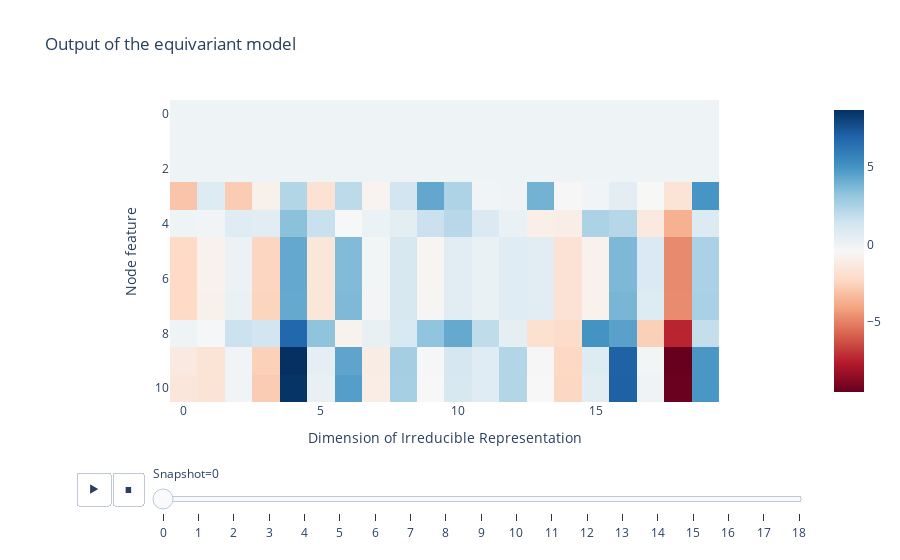

Source (notebook cell):
### Markdown cell above
## Simple model

For each node and global attribute, generate the following model:

- Take the tensor product between the features of the reactants and products
- Parameterise the weights of these tensor products by the bond lengths of the _interpolated_ transition state structure

$$
f_{\mathrm{output}} = \frac{1}{\mathrm{norm}} f_{i} \otimes h\left (||x_{ij}|| \right ) f_j
$$

### Code cell
irreps_in = o3.Irreps(f"{dataset[0].irreps_node_features.dim}x0e")
irreps_out = o3.Irreps("20x0e") 

rot = o3.rand_matrix()
D_in = irreps_in.D_from_matrix(rot)
D_out = irreps_out.D_from_matrix(rot)
D_out = D_out.detach().numpy()

conv = EquivariantConv(
    irreps_in=irreps_in,
    irreps_out=irreps_out,
    hidden_layers=64,
    num_basis=10,
    max_radius=4.0,
)
equivart_output_model = []
equivart_rotated_output_model = []

for idx, data in enumerate(loader):
    output = conv(
        data.x,
        data.x_final_state,
        data.edge_index_interpolated_TS,
        data.pos_interpolated_TS,
    )
    equivart_output_model.append(output.detach().numpy())
    rotated_output = conv(
        data.x @ D_in.T,
        data.x_final_state @ D_in.T,
        data.edge_index_interpolated_TS,
        data.pos_interpolated_TS @ rot.T,
    )
    equivart_rotated_output_model.append(rotated_output.detach().numpy())

equivart_output_model = np.array(equivart_output_model)
equivart_rotated_output_model = np.array(equivart_rotated_output_model)

# Plot the output of the equivariant model
fig = px.imshow(
    equivart_output_model,
    animation_frame=0,
    color_continuous_scale='RdBu',
    title='Output of the equivariant model',
    labels={'x': 'Dimension of Irreducible Representation', 'y': 'Node feature', 'animation_frame': 'Snapshot'},
)
fig.show()

### Figure 1 — Plotly figure (JSON) as saved in the notebook; plotly's stock layout.template omitted (floating-point values rounded to 4 significant figures; data arrays with more than 128 entries replaced by an {"elided": "..."} marker saying what was removed)
{"data": [{"coloraxis": "coloraxis", "hovertemplate": "Dimension of Irreducible Representation: %{x}<br>Node feature: %{y}<br>color: %{z}<extra></extra>", "name": "0", "type": "heatmap", "xaxis": "x", "yaxis": "y", "z": {"elided": "11x20 float values"}}], "layout": {"coloraxis": {"colorscale": [[0, "rgb(103,0,31)"], [0.1, "rgb(178,24,43)"], [0.2, "rgb(214,96,77)"], [0.3, "rgb(244,165,130)"], [0.4, "rgb(253,219,199)"], [0.5, "rgb(247,247,247)"], [0.6, "rgb(209,229,240)"], [0.7, "rgb(146,197,222)"], [0.8, "rgb(67,147,195)"], [0.9, "rgb(33,102,172)"], [1, "rgb(5,48,97)"]]}, "sliders": [{"active": 0, "currentvalue": {"prefix": "Snapshot="}, "len": 0.9, "pad": {"b": 10, "t": 60}, "steps": [{"args": [["0"], {"frame": {"duration": 0, "redraw": true}, "fromcurrent": true, "mode": "immediate", "transition": {"duration": 0, "easing": "linear"}}], "label": "0", "method": "animate"}, {"args": [["1"], {"frame": {"duration": 0, "redraw": true}, "fromcurrent": true, "mode": "immediate", "transition": {"duration": 0, "easing": "linear"}}], "label": "1", "method": "animate"}, {"args": [["2"], {"frame": {"duration": 0, "redraw": true}, "fromcurrent": true, "mode": "immediate", "transition": {"duration": 0, "easing": "linear"}}], "label": "2", "method": "animate"}, {"args": [["3"], {"frame": {"duration": 0, "redraw": true}, "fromcurrent": true, "mode": "immediate", "transition": {"duration": 0, "easing": "linear"}}], "label": "3", "method": "animate"}, {"args": [["4"], {"frame": {"duration": 0, "redraw": true}, "fromcurrent": true, "mode": "immediate", "transition": {"duration": 0, "easing": "linear"}}], "label": "4", "method": "animate"}, {"args": [["5"], {"frame": {"duration": 0, "redraw": true}, "fromcurrent": true, "mode": "immediate", "transition": {"duration": 0, "easing": "linear"}}], "label": "5", "method": "animate"}, {"args": [["6"], {"frame": {"duration": 0, "redraw": true}, "fromcurrent": true, "mode": "immediate", "transition": {"duration": 0, "easing": "linear"}}], "label": "6", "method": "animate"}, {"args": [["7"], {"frame": {"duration": 0, "redraw": true}, "fromcurrent": true, "mode": "immediate", "transition": {"duration": 0, "easing": "linear"}}], "label": "7", "method": "animate"}, {"args": [["8"], {"frame": {"duration": 0, "redraw": true}, "fromcurrent": true, "mode": "immediate", "transition": {"duration": 0, "easing": "linear"}}], "label": "8", "method": "animate"}, {"args": [["9"], {"frame": {"duration": 0, "redraw": true}, "fromcurrent": true, "mode": "immediate", "transition": {"duration": 0, "easing": "linear"}}], "label": "9", "method": "animate"}, {"args": [["10"], {"frame": {"duration": 0, "redraw": true}, "fromcurrent": true, "mode": "immediate", "transition": {"duration": 0, "easing": "linear"}}], "label": "10", "method": "animate"}, {"args": [["11"], {"frame": {"duration": 0, "redraw": true}, "fromcurrent": true, "mode": "immediate", "transition": {"duration": 0, "easing": "linear"}}], "label": "11", "method": "animate"}, {"args": [["12"], {"frame": {"duration": 0, "redraw": true}, "fromcurrent": true, "mode": "immediate", "transition": {"duration": 0, "easing": "linear"}}], "label": "12", "method": "animate"}, {"args": [["13"], {"frame": {"duration": 0, "redraw": true}, "fromcurrent": true, "mode": "immediate", "transition": {"duration": 0, "easing": "linear"}}], "label": "13", "method": "animate"}, {"args": [["14"], {"frame": {"duration": 0, "redraw": true}, "fromcurrent": true, "mode": "immediate", "transition": {"duration": 0, "easing": "linear"}}], "label": "14", "method": "animate"}, {"args": [["15"], {"frame": {"duration": 0, "redraw": true}, "fromcurrent": true, "mode": "immediate", "transition": {"duration": 0, "easing": "linear"}}], "label": "15", "method": "animate"}, {"args": [["16"], {"frame": {"duration": 0, "redraw": true}, "fromcurrent": true, "mode": "immediate", "transition": {"duration": 0, "easing": "linear"}}], "label": "16", "method": "animate"}, {"args": [["17"], {"frame": {"duration": 0, "redraw": true}, "fromcurrent": true, "mode": "immediate", "transition": {"duration": 0, "easing": "linear"}}], "label": "17", "method": "animate"}, {"args": [["18"], {"frame": {"duration": 0, "redraw": true}, "fromcurrent": true, "mode": "immediate", "transition": {"duration": 0, "easing": "linear"}}], "label": "18", "method": "animate"}], "x": 0.1, "xanchor": "left", "y": 0, "yanchor": "top"}], "title": {"text": "Output of the equivariant model"}, "updatemenus": [{"buttons": [{"args": [null, {"frame": {"duration": 500, "redraw": true}, "fromcurrent": true, "mode": "immediate", "transition": {"duration": 500, "easing": "linear"}}], "label": "&#9654;", "method": "animate"}, {"args": [[null], {"frame": {"duration": 0, "redraw": true}, "fromcurrent": true, "mode": "immediate", "transition": {"duration": 0, "easing": "linear"}}], "label": "&#9724;", "method": "animate"}], "direction": "left", "pad": {"r": 10, "t": 70}, "showactive": false, "type": "buttons", "x": 0.1, "xanchor": "right", "y": 0, "yanchor": "top"}], "xaxis": {"anchor": "y", "constrain": "domain", "domain": [0, 1], "scaleanchor": "y", "title": {"text": "Dimension of Irreducible Representation"}}, "yaxis": {"anchor": "x", "autorange": "reversed", "constrain": "domain", "domain": [0, 1], "title": {"text": "Node feature"}}}}
